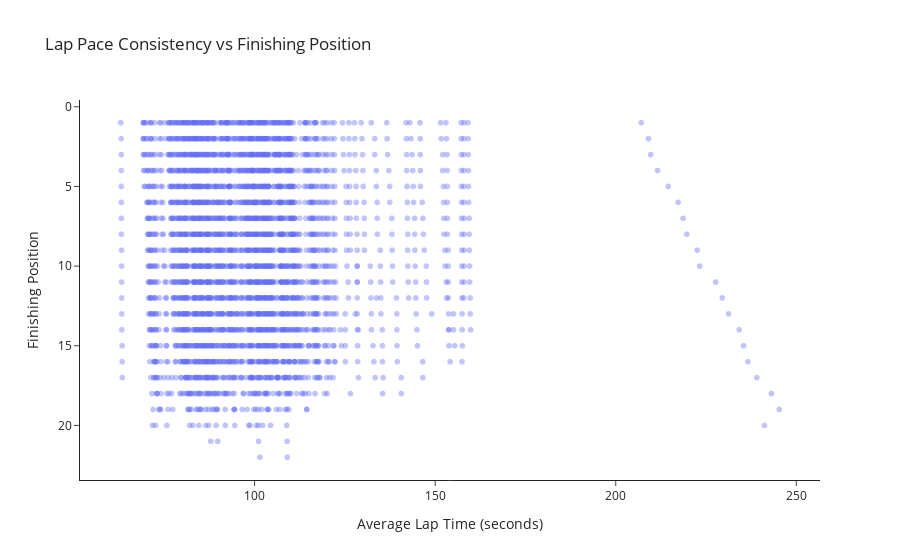

Notebook source saved alongside this figure:
### Markdown cell above
### 4. Lap Pace Consistency

### Code cell
import plotly.express as px

fig = px.scatter(
    df_model,
    x="avg_lap_sec",
    y="target_finish_pos",
    opacity=0.4,
    title="Lap Pace Consistency vs Finishing Position",
    labels={
        "avg_lap_sec": "Average Lap Time (seconds)",
        "target_finish_pos": "Finishing Position"
    }
)

fig.update_layout(
    template="simple_white",
    yaxis=dict(autorange="reversed"),  # P1 at top
    height=450
)

fig.show()

### Figure 1 — Plotly figure (JSON) as saved in the notebook; plotly's stock layout.template omitted (floating-point values rounded to 4 significant figures; data arrays with more than 128 entries replaced by an {"elided": "..."} marker saying what was removed)
{"data": [{"hovertemplate": "Average Lap Time (seconds)=%{x}<br>Finishing Position=%{y}<extra></extra>", "legendgroup": "", "marker": {"color": "#636efa", "opacity": 0.4, "symbol": "circle"}, "mode": "markers", "name": "", "showlegend": false, "type": "scattergl", "x": {"elided": "3345 float values"}, "xaxis": "x", "y": {"elided": "3345 int values"}, "yaxis": "y"}], "layout": {"autosize": true, "legend": {"tracegroupgap": 0}, "title": {"text": "Lap Pace Consistency vs Finishing Position"}, "xaxis": {"anchor": "y", "autorange": true, "domain": [0, 1], "range": [51.19, 257.0], "title": {"text": "Average Lap Time (seconds)"}, "type": "linear"}, "yaxis": {"anchor": "x", "autorange": true, "domain": [0, 1], "range": [23.54, -0.5382], "title": {"text": "Finishing Position"}, "type": "linear"}}}
